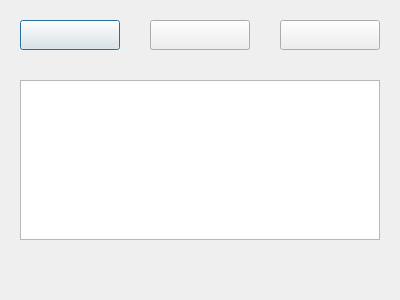
<?xml version="1.0" encoding="UTF-8"?>
<ui version="4.0">
 <class>Dialog</class>
 <widget class="QDialog" name="Dialog">
  <property name="geometry">
   <rect>
    <x>0</x>
    <y>0</y>
    <width>400</width>
    <height>300</height>
   </rect>
  </property>
  <property name="minimumSize">
   <size>
    <width>400</width>
    <height>300</height>
   </size>
  </property>
  <property name="maximumSize">
   <size>
    <width>400</width>
    <height>300</height>
   </size>
  </property>
  <property name="windowTitle">
   <string>Dialog</string>
  </property>
  <widget class="QPushButton" name="backbutton">
   <property name="geometry">
    <rect>
     <x>20</x>
     <y>20</y>
     <width>100</width>
     <height>30</height>
    </rect>
   </property>
   <property name="text">
    <string/>
   </property>
   <property name="icon">
    <iconset resource="main_pic.qrc">
     <normaloff>:/mainpic/pic/fanhui.png</normaloff>:/mainpic/pic/fanhui.png</iconset>
   </property>
   <property name="iconSize">
    <size>
     <width>100</width>
     <height>30</height>
    </size>
   </property>
  </widget>
  <widget class="QPushButton" name="pushButton3">
   <property name="geometry">
    <rect>
     <x>280</x>
     <y>20</y>
     <width>100</width>
     <height>30</height>
    </rect>
   </property>
   <property name="text">
    <string/>
   </property>
   <property name="icon">
    <iconset resource="main_pic.qrc">
     <normaloff>:/mainpic/pic/xiayitiao.png</normaloff>:/mainpic/pic/xiayitiao.png</iconset>
   </property>
   <property name="iconSize">
    <size>
     <width>100</width>
     <height>30</height>
    </size>
   </property>
  </widget>
  <widget class="QPushButton" name="pushButton4">
   <property name="geometry">
    <rect>
     <x>150</x>
     <y>20</y>
     <width>100</width>
     <height>30</height>
    </rect>
   </property>
   <property name="text">
    <string/>
   </property>
   <property name="icon">
    <iconset resource="main_pic.qrc">
     <normaloff>:/mainpic/pic/xianshi.png</normaloff>:/mainpic/pic/xianshi.png</iconset>
   </property>
   <property name="iconSize">
    <size>
     <width>100</width>
     <height>30</height>
    </size>
   </property>
  </widget>
  <widget class="QTextBrowser" name="textBrowser">
   <property name="geometry">
    <rect>
     <x>20</x>
     <y>80</y>
     <width>360</width>
     <height>160</height>
    </rect>
   </property>
   <property name="minimumSize">
    <size>
     <width>360</width>
     <height>160</height>
    </size>
   </property>
   <property name="maximumSize">
    <size>
     <width>360</width>
     <height>220</height>
    </size>
   </property>
  </widget>
  <widget class="QLabel" name="label">
   <property name="geometry">
    <rect>
     <x>0</x>
     <y>0</y>
     <width>400</width>
     <height>300</height>
    </rect>
   </property>
   <property name="text">
    <string/>
   </property>
   <property name="pixmap">
    <pixmap resource="main_pic.qrc">:/mainpic/pic/dialog_bac.jpg</pixmap>
   </property>
  </widget>
  <zorder>label</zorder>
  <zorder>backbutton</zorder>
  <zorder>pushButton3</zorder>
  <zorder>pushButton4</zorder>
  <zorder>textBrowser</zorder>
 </widget>
 <resources>
  <include location="main_pic.qrc"/>
 </resources>
 <connections/>
</ui>
